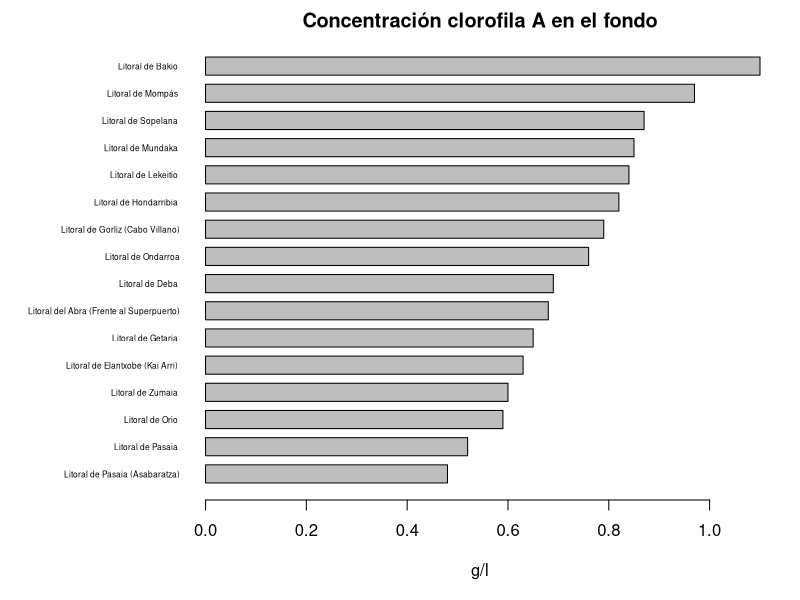
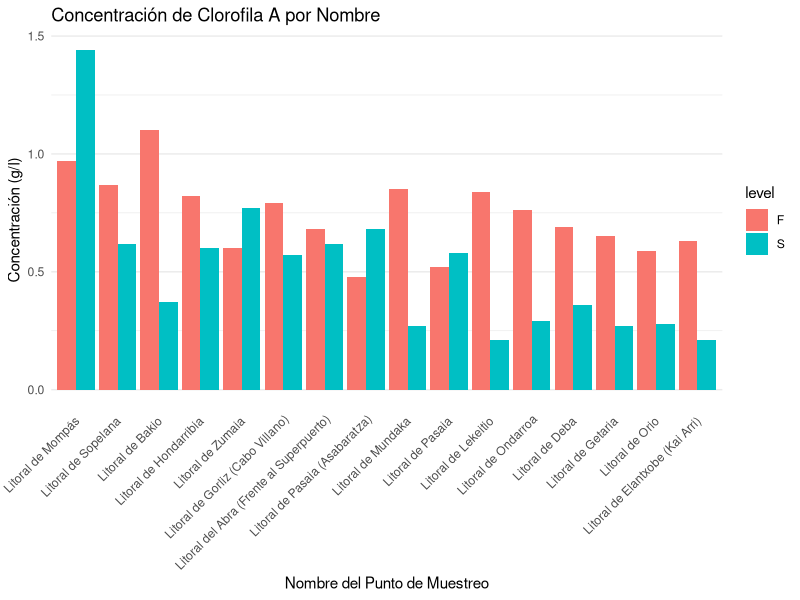

Write R code to recreate these figures, in order.
#########################################################################
#                               PRIMERA GRÁFICA                         #
#########################################################################
# ¿Cuál es el lugar con mayor concentración de fitoplacton recientemente en Euskadi?
bio <- read.table("entrega_1/data/measure_bi_2024.csv", header = TRUE, sep = ";",stringsAsFactors = FALSE, encoding = "utf-8")
lugares <- read.table("entrega_1/data/samplePoints_2024.csv", header = TRUE, sep = ";", encoding = "utf-8")

# Damos formato a los datos y cambiamos nombres de columnas
colnames(bio)
names(bio)[names(bio) == 'Sample.Point.Code'] <- 'Code'
names(bio)[names(bio) == 'Date'] <- 'date'
bio$date <- as.Date(bio$date, format = "%d/%m/%Y") # string -> Date
colnames(lugares)

# Hacemos un left join para obtener todas las entradas de bio que se puedan relacionar con
# lugares y aquellas de bio que no seguiran apareciendo con N/A 
# install.packages("tidyverse")
library(tidyverse)
dat <- left_join(bio, lugares, by = join_by(Code))

# Obtenemos las entradas con la fecha mas actual manteniendo la diferencia entre
# los niveles de profundidad
library(dplyr)
dat_grouped <- dat %>% group_by(Code)
dat_grouped %>% summarise(n = n()) # Cuantas entradas hay por cada lugar
dat_last <- dat_grouped %>% filter(date == max(date)) %>% ungroup()

# Level: S -> superficie | F -> Fondo
df <- data.frame(code = dat_last$Code, date = dat_last$date, level = dat_last$Level, val = dat_last$Value, name = dat_last$Sample.Point)

# Creamos un diagrama de barras simple de los datos de la superficie
df_filtered <- df[df$level == "F", ]
df_filtered <- df_filtered[order(df_filtered$val, decreasing = FALSE), ] # ordenamos
par(mar = c(5, 10, 2, 2))  # Aumentar el margen inferior
barplot(df_filtered$val, names.arg = df_filtered$name, main = "Concentración clorofila A en el fondo", xlab = "g/l", cex.names = 0.5, las = 1, space = 0.5, horiz = TRUE)

# Utilizamos ggplot2 para hacer la grafica final
library(ggplot2)
df_filtered <- df %>% filter(level %in% c("S", "F"))

# Ordenar de mayor a menor en funcion de la media
df_ordered <- df_filtered %>% group_by(name) %>% summarize(mean_val = mean(val, na.rm = TRUE)) %>% arrange(desc(mean_val))
df_filtered$name <- factor(df_filtered$name, levels = df_ordered$name)

ggplot(df_filtered, aes(x = name, y = val, fill = level)) +
  geom_bar(stat = "identity", position = position_dodge(width = 0.9), width = 0.9) +
  labs(title = "Concentración de Clorofila A por Nombre", 
       x = "Nombre del Punto de Muestreo", 
       y = "Concentración (g/l)") +
  theme_minimal() +
  theme(axis.text.x = element_text(angle = 45, hjust = 1)) +  # Rotar etiquetas del eje x
  theme(panel.grid.major.x = element_blank())  # Quitar líneas de cuadrícula en el eje x
